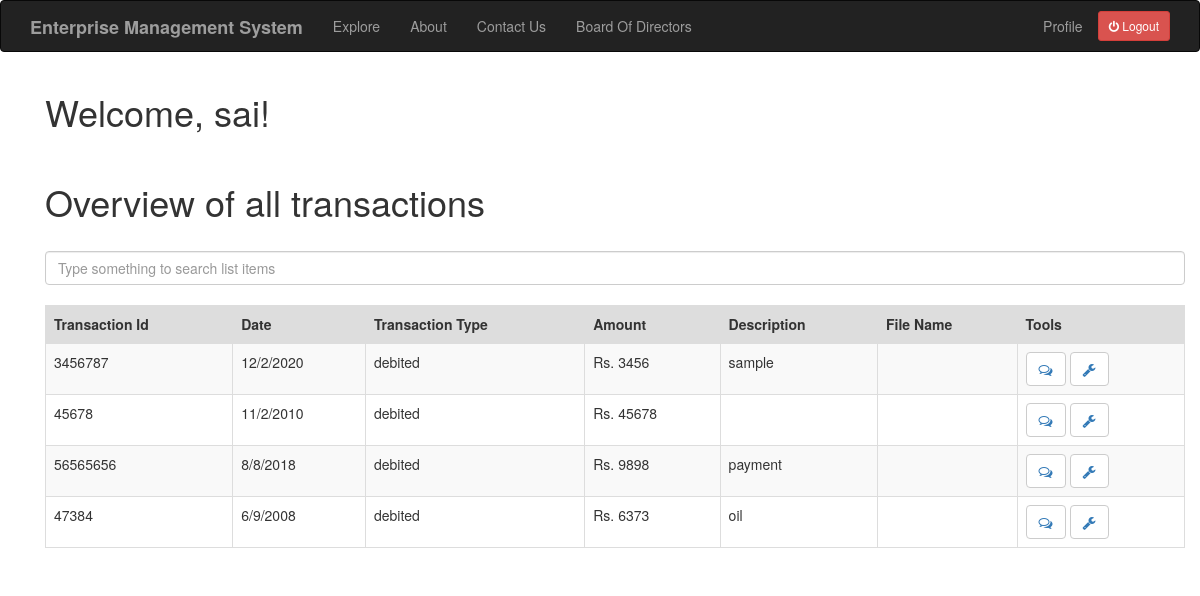
The app's page /acc_index (signed in), older data.
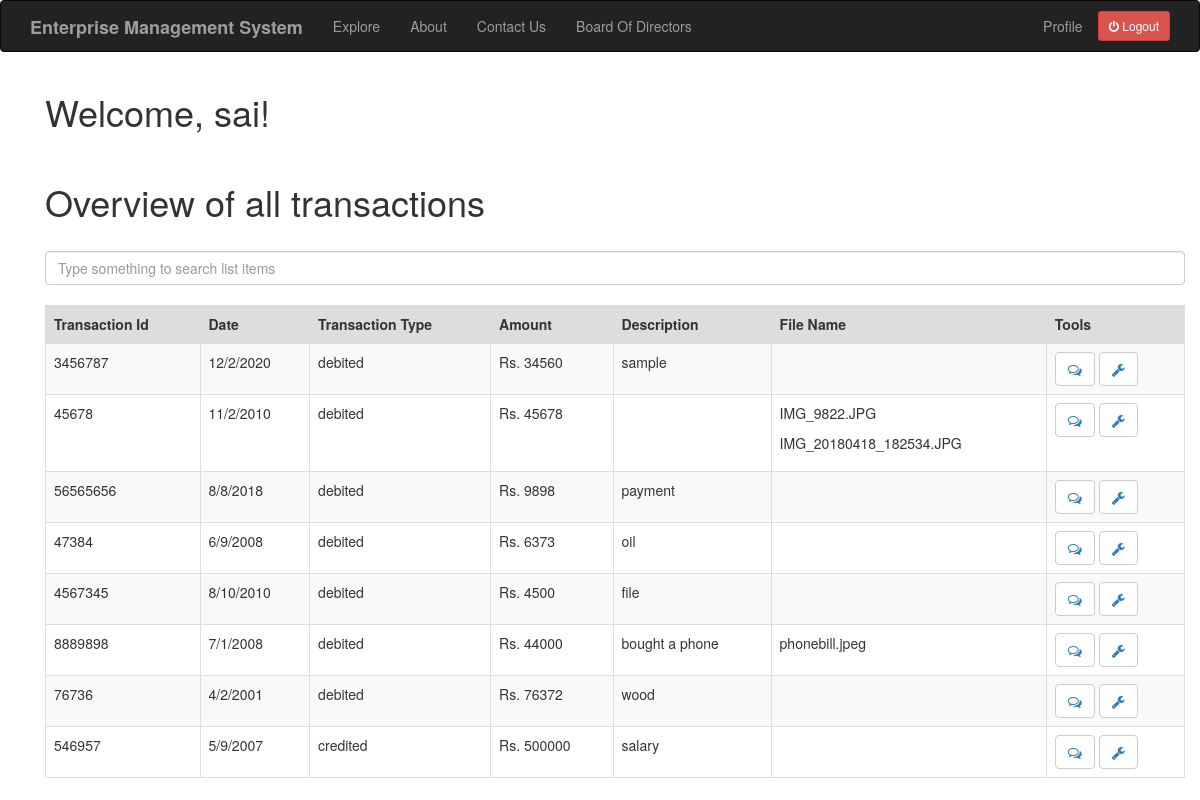
The same page, newer data.
### app/models.py (models this page shows, shortened)
class Transaction(db.Model):
    id = db.Column(db.Integer,primary_key=True)
    tr_id = db.Column(db.Integer)
    date = db.Column(db.String(64))
    description = db.Column(db.String(140))
    tr_type = db.Column(db.String(64))
    amount = db.Column(db.Integer)
    valid = db.Column(db.Boolean, default=False)
    user_id = db.Column(db.Integer,db.ForeignKey('user.id'))
    comment = db.relationship('Comment',backref='comment_of',lazy='dynamic')
    document = db.relationship('Document',backref='document_of',lazy='dynamic')

class Document(db.Model):
    id = db.Column(db.Integer,primary_key=True)
    filename = db.Column(db.String(140))
    transaction_id = db.Column(db.Integer,db.ForeignKey('transaction.id'))

### app/routes.py (the view)
@app.route('/acc_index')
@login_required
def acc_index():
    link = 3
    transaction = Transaction.query.filter_by(user_id=link)
    document = Document.query.all()
    return render_template("acc_index.html", title='HomePage',transaction=transaction,document=document)

### app/models.py (called while the page is built)
@login.user_loader
def load_user(id):
    return User.query.get(int(id))

### app/routes.py (called while the page is built)
@app.before_request
def before_request():
    if current_user.is_authenticated:
        current_user.last_seen = datetime.utcnow()
        db.session.commit()

### app/templates/acc_index.html (shortened to what this page needs)
{% extends "base.html" %}
{% block app_content %}
<link rel="stylesheet" href="https://cdnjs.cloudflare.com/ajax/libs/font-awesome/4.7.0/css/font-awesome.min.css">
	<div class="container">
		<h1>Welcome, {{ current_user.username }}!</h1>
		<br>
		<h1>Overview of all transactions</h1>
		<br>
		<input class="form-control mb-4" id="tableSearch" type="text" placeholder="Type something to search list items">
        <br>
        <table class="table table-bordered table-striped" id="keywords">
            <thead>
                <tr style="background-color: #dddddd">
                    <th>Transaction Id</th>
                    <th>Date</th>
                    <th>Transaction Type</th>
                    <th>Amount</th>
                    <th>Description</th>
                    <th>File Name</th>
                    <th>Tools</th>
                </tr>
            </thead>
            <tbody id="myTable">
            {% for po in transaction %}
                <tr>
                    <td>{{ po.tr_id }}</td>
                    <td>{{ po.date }}</td>
                    <td>{{ po.tr_type }}</td>
                    <td>Rs. {{ po.amount }}</td>
                    <td>{{ po.description }}</td>
                    <td>
                      {% for d in document%}
                          {% if d.transaction_id == po.id %}
                              <p>{{d.filename}}</p>
                          {% endif %}
                      {% endfor %}
                    </td>
                    <td> <button type="button" class='btn btn-default'><a href="{{ url_for('add_comment', trans_id = po.id) }}"><i class="fa fa-comments-o" aria-hidden="true"></i></a></button>
                    <button type="button" class="btn btn-default"><a href="{{ url_for('update_status', trans_id = po.id)}}"><i class="fa fa-wrench" aria-hidden="true"></i></a></button>
                    </td>
                </tr>
            {% endfor %}
            </tbody>
        </table>
	</div>
{% endblock %}

Row changes from the older to the newer data that the page shows:
changed Transaction "sample": amount "3456" → "34560"
added Document: filename "IMG_9822.JPG", shown under Transaction (number 2 of 8 on the later page)
added Document: filename "IMG_20180418_182534.JPG", shown under Transaction (number 2 of 8 on the later page)
added Transaction: tr_id "4567345", date "8/10/2010", tr_type "debited", amount "4500", description "file"
added Transaction: tr_id "8889898", date "7/1/2008", tr_type "debited", amount "44000", description "bought a phone"
added Document: filename "phonebill.jpeg", shown under "8889898"
added Transaction: tr_id "76736", date "4/2/2001", tr_type "debited", amount "76372", description "wood"
added Transaction: tr_id "546957", date "5/9/2007", tr_type "credited", amount "500000", description "salary"
